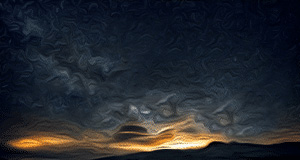
#> input picture zjwocr/models_test/luoshimao/1-1.jpg, 300 x 160 px
$ python '图片生成.py'
#> lines starting #> are read from the running program, lines starting #| are printed output that depends on the picture; after the words box and inside, x2 and y2 are one past the last pixel; in counts of white or black regions, pixels touching at a corner belong together
import os, random, math, cv2
import numpy as np


def get_toumingdu(x, y, img, _name_=None):
    # 画上一个透明的圆
    overlay = img.copy()
    original = img.copy()
    cv2.circle(overlay, (x, y), 13, (255, 255, 255), -1)
    cv2.circle(original, (x, y), 13, (255, 255, 255), -1)
    alpha = 0.3
    img = cv2.addWeighted(overlay, alpha, img, 1 - alpha, 0)

    x1, y1, x2, y2 = x - 13, y - 13, x + 13, y + 13
    img = cv2.rectangle(img, (x1, y1), (x2, y2), (0, 0, 255), 1)  # 这是红框

    # AddText = img.copy() # 文字
    # img  =cv2.putText(AddText, _name_, (x1, y1), cv2.FONT_HERSHEY_PLAIN, 1, (0, 255, 0), 1)

    return x1, y1, x2, y2, img


def sanjiaoxing(x, y, img):  # 三角形  输入 x-25 y-25
    # 画一个三角形
    shan_ge_dian_list = [(x + 9, y + 0), (x + 2, y + 11), (x + 15, y + 11)]  # 三个点的坐标
    img = cv2.fillPoly(img, [np.array(shan_ge_dian_list)], [255, 255, 255])  # 根据3个点的位置，填充

    x, y = x + 9, y + 5
    x1, y1, x2, y2, img = get_toumingdu(x, y, img,"a")
    return x1, y1, x2, y2, img


def yuan(x, y, img):
    # 画一个原点
    img = cv2.circle(img, (x, y), 6, [255, 255, 255], -1)
    x1, y1, x2, y2, img = get_toumingdu(x, y, img,"b")
    return x1, y1, x2, y2, img


def fangkuai(x, y, img):
    # 画一个方块
    img = cv2.rectangle(img, (x, y), (x + 9, y + 9), (255, 255, 255), -1)

    x, y = x + 4, y + 4
    x1, y1, x2, y2, img = get_toumingdu(x, y, img,"c")
    return x1, y1, x2, y2, img


def wujiaoxing(x, y, img):
    # 画一个五角星
    points = []
    start_angle = 15
    x_ = 8
    y_ = x_ / (math.cos(0.4 * math.pi) + math.sin(0.2 * math.pi) / math.tan(0.1 * math.pi))

    def get_point(angle, d, base):
        angle = angle / 180.0 * math.pi
        _x, _y = math.cos(angle) * d, math.sin(angle) * d
        return [base[0] + _x, base[1] - _y]

    for i in range(5):
        _x, _y = math.cos(start_angle), math.sin(start_angle)
        points.append(get_point(start_angle, x_, (x, y)))

        start_angle -= 36
        points.append(get_point(start_angle, y_, (x, y)))
        start_angle -= 36

    points = np.array([points], np.int32)
    img = cv2.fillPoly(img, points, (255, 255, 255), cv2.LINE_AA)  # 五角星绘制结束

    x1, y1, x2, y2, img = get_toumingdu(x, y, img,"d")
    return x1, y1, x2, y2, img


# img = np.zeros((160, 300, 3), np.uint8) # numpy 生成一张图片
img = cv2.imread('1-1.jpg')
#> img is the input picture: shape (160, 300, 3); mean B, G, R 46.9, 40, 36.3

def_list  = [yuan, fangkuai, sanjiaoxing, wujiaoxing]
def_list.remove(random.choice(def_list))  # 随机干掉1个

zuobiao_str = ''
name_str = ''

x_list = list()
y_list = list()

def x_y():

    x_1, y_1 = random.randint(25, 275), random.randint(25, 135)
    x_2, y_2 = random.randint(25, 275), random.randint(25, 135)
    x_3, y_3 = random.randint(25, 275), random.randint(25, 135)

    print(x_1, y_1,x_2, y_2,x_3, y_3)
    # return x, y
# x_y()


for i in def_list:
    x, y = random.randint(25, 275), random.randint(25, 135)
    # x, y = x_y()
    name__ = i.__name__
    x1, y1, x2, y2, img = i(x, y, img)
    zuobiao_str+=str(x1)+','+str(y1)+','+str(x2)+','+str(y2)+"_"
    name_str += name__+','
#> this loop made 3 passes
#> (x1, y1, x2, y2) on passes 1, 3: (206, 65, 232, 91), (268, 82, 294, 108)
#> (x1, y1, x2, y2, zuobiao_str) on pass 2: (26, 49, 52, 75, '206,65,232,91_26,49,52,75_')
#> pass 1, in yuan, `img = cv2.circle(img, (x, y), 6, [255, 255, 255], -1)`:
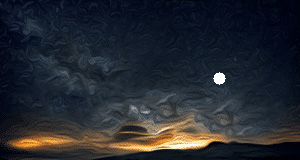
#> img: shape (160, 300, 3); 0.24% of pixels changed, all inside (x1, y1, x2, y2) = (213, 72, 226, 85)
#> pass 1, in get_toumingdu, `img = cv2.rectangle(img, (x1, y1), (x2, y2), (0, 0, 255), 1)`:
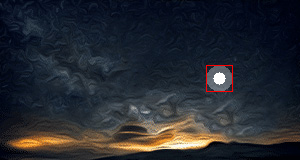
#> img: shape (160, 300, 3); mean B, G, R 47.8, 41, 37.9
#> pass 2, in fangkuai, `img = cv2.rectangle(img, (x, y), (x + 9, y + 9), (255, 255, 255), -1)`:
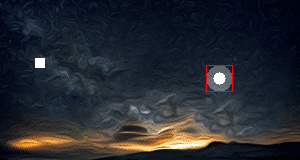
#> img: shape (160, 300, 3); 0.21% of pixels changed, all inside (x1, y1, x2, y2) = (35, 58, 45, 68)
#> after the loop:
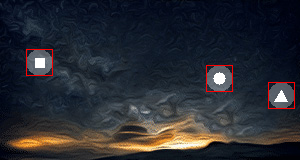
#> img: shape (160, 300, 3); mean B, G, R 49.5, 42.9, 41.1
#> after the loop, name_str = 'yuan,fangkuai,sanjiaoxing,'

img_name = zuobiao_str+name_str[:-1]+".png"
print(img_name)
#| 206,65,232,91_26,49,52,75_268,82,294,108_yuan,fangkuai,sanjiaoxing.png
# cv2.imwrite(img_name,img)
cv2.imshow('test', img)
cv2.waitKey(0)
cv2.destroyAllWindows()
